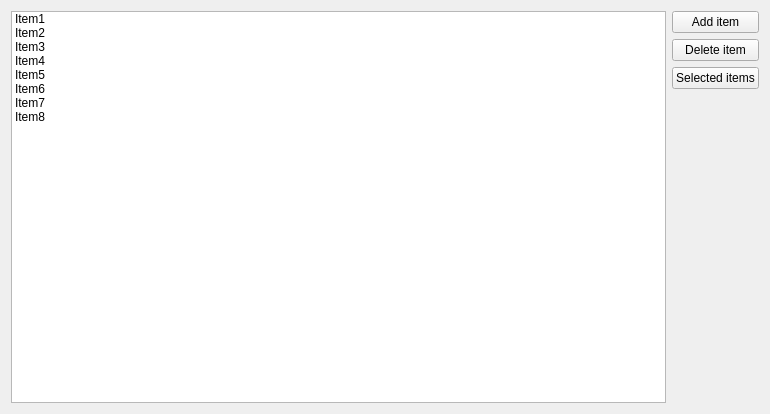
<?xml version="1.0" encoding="UTF-8"?>
<ui version="4.0">
 <class>Widget</class>
 <widget class="QWidget" name="Widget">
  <property name="geometry">
   <rect>
    <x>0</x>
    <y>0</y>
    <width>770</width>
    <height>414</height>
   </rect>
  </property>
  <property name="windowTitle">
   <string>Widget</string>
  </property>
  <layout class="QHBoxLayout" name="horizontalLayout">
   <item>
    <widget class="QListWidget" name="listWidget">
     <item>
      <property name="text">
       <string>Item1</string>
      </property>
     </item>
     <item>
      <property name="text">
       <string>Item2</string>
      </property>
     </item>
     <item>
      <property name="text">
       <string>Item3</string>
      </property>
     </item>
     <item>
      <property name="text">
       <string>Item4</string>
      </property>
     </item>
     <item>
      <property name="text">
       <string>Item5</string>
      </property>
     </item>
     <item>
      <property name="text">
       <string>Item6</string>
      </property>
     </item>
     <item>
      <property name="text">
       <string>Item7</string>
      </property>
     </item>
     <item>
      <property name="text">
       <string>Item8</string>
      </property>
     </item>
    </widget>
   </item>
   <item>
    <layout class="QVBoxLayout" name="verticalLayout">
     <item>
      <widget class="QPushButton" name="addItemButon">
       <property name="text">
        <string>Add item</string>
       </property>
      </widget>
     </item>
     <item>
      <widget class="QPushButton" name="deleteItemButton">
       <property name="text">
        <string>Delete item</string>
       </property>
      </widget>
     </item>
     <item>
      <widget class="QPushButton" name="selectedItemsButton">
       <property name="text">
        <string>Selected items</string>
       </property>
      </widget>
     </item>
     <item>
      <spacer name="verticalSpacer">
       <property name="orientation">
        <enum>Qt::Vertical</enum>
       </property>
       <property name="sizeHint" stdset="0">
        <size>
         <width>20</width>
         <height>40</height>
        </size>
       </property>
      </spacer>
     </item>
    </layout>
   </item>
  </layout>
 </widget>
 <layoutdefault spacing="6" margin="11"/>
 <resources/>
 <connections/>
</ui>
